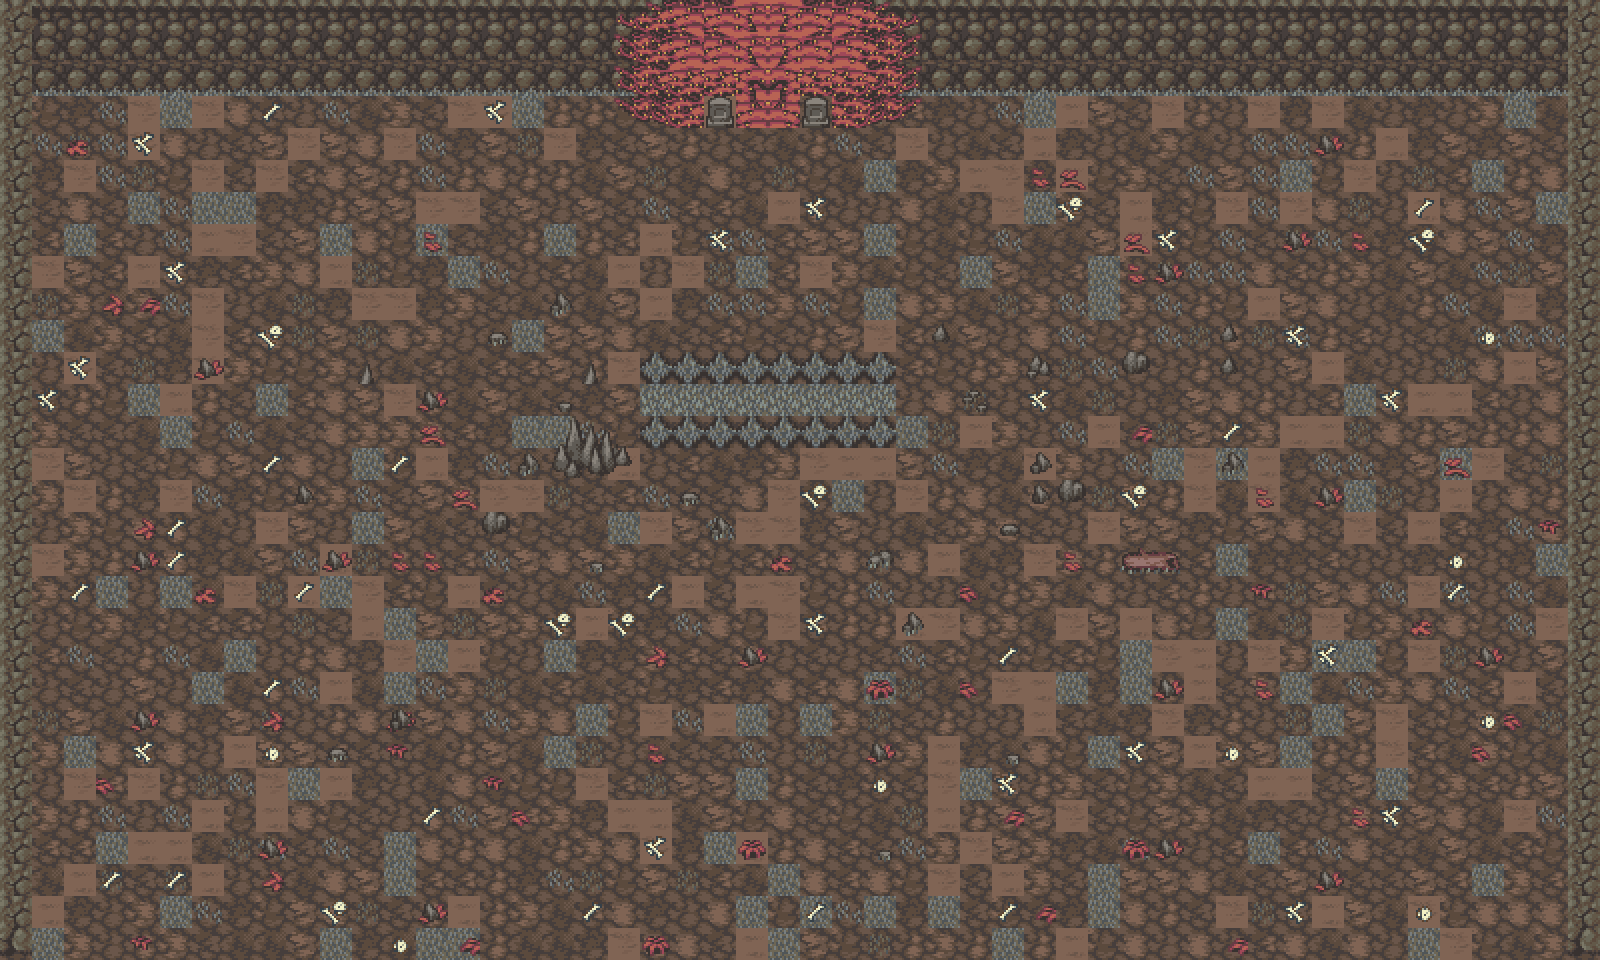

Below is a game level as drawn by its tile map, then a one-line description and the .tmx that defines it (tile-layer data replaced by summaries):
An orthogonal 50x30 tile map with 32x32 px tiles, 5 tile layers (地板, 装饰, 墙, 建筑, ...), 3 tilesets and 30 objects (位置1, 战斗区域, 结局区域).

<map version="1.10" tiledversion="1.11.0" orientation="orthogonal" renderorder="right-down" width="50" height="30" tilewidth="32" tileheight="32" infinite="0" nextlayerid="14" nextobjectid="55">
 <tileset firstgid="1" source="tf_A5_ashlands_2.tsx" />
 <tileset firstgid="129" source="tf_B_ashlands_2.tsx" />
 <tileset firstgid="385" source="tf_A2_ashlands_2.tsx" />
 <layer id="1" name="地板" width="50" height="30">
  <data>[1500 cells, 1500 non-empty, 18 distinct tile ids]</data>
 </layer>
 <layer id="7" name="装饰" width="50" height="30">
  <data>[1500 cells, 119 non-empty, 13 distinct tile ids]</data>
 </layer>
 <layer id="3" name="墙" width="50" height="30">
  <data>[1500 cells, 204 non-empty, 5 distinct tile ids]</data>
 </layer>
 <objectgroup id="10" name="物体">
  <object id="33" x="0" y="-1" width="32" height="959" />
  <object id="35" x="32" y="0" width="590" height="96" />
  <object id="36" x="914" y="-1" width="654" height="94" />
  <object id="37" x="1567" y="-1" width="34" height="961" />
  <object id="40" x="30" y="928" width="930" height="32" />
  <object id="41" x="958" y="928" width="609" height="31" />
  <object id="44" x="618.421" y="-1.09649" width="301.535" height="95.3947" />
 </objectgroup>
 <objectgroup id="11" name="可交互">
  <object id="34" x="622" y="-1" width="293" height="126" />
 </objectgroup>
 <layer id="2" name="建筑" width="50" height="30">
  <data>[1500 cells, 76 non-empty, 50 distinct tile ids]</data>
 </layer>
 <layer id="6" name="建筑装饰" width="50" height="30">
  <data>[1500 cells, 4 non-empty, 4 distinct tile ids]</data>
 </layer>
 <objectgroup id="4" name="boss" />
 <objectgroup id="8" name="随机补给位置" visible="0">
  <object id="5" x="237" y="277">
   <point />
  </object>
  <object id="6" x="405" y="674">
   <point />
  </object>
  <object id="7" x="532" y="710">
   <point />
  </object>
  <object id="8" x="988" y="573">
   <point />
  </object>
  <object id="9" x="858" y="831">
   <point />
  </object>
  <object id="10" x="1143" y="377">
   <point />
  </object>
  <object id="11" x="1038" y="268">
   <point />
  </object>
  <object id="12" x="1322" y="145">
   <point />
  </object>
  <object id="13" x="1499" y="365">
   <point />
  </object>
  <object id="14" x="1527" y="577">
   <point />
  </object>
  <object id="15" x="1277" y="634">
   <point />
  </object>
  <object id="16" x="1411" y="879">
   <point />
  </object>
  <object id="17" x="1178" y="898">
   <point />
  </object>
  <object id="18" x="1386" y="422">
   <point />
  </object>
  <object id="19" x="699" y="261">
   <point />
  </object>
  <object id="20" x="416" y="291">
   <point />
  </object>
  <object id="21" x="275" y="552">
   <point />
  </object>
  <object id="22" x="268" y="830">
   <point />
  </object>
  <object id="23" x="577" y="899">
   <point />
  </object>
 </objectgroup>
 <objectgroup id="5" name="主角">
  <object id="1" name="位置1" x="762.667" y="776">
   <point />
  </object>
 </objectgroup>
 <objectgroup id="12" name="战斗区域" visible="0">
  <object id="47" name="战斗区域" x="35.3672" y="93.906" width="1532.99" height="846.374" />
 </objectgroup>
 <objectgroup id="13" name="结局">
  <object id="53" name="结局区域" x="670.757" y="59.7584" width="195.129" height="132.932" />
 </objectgroup>
</map>
